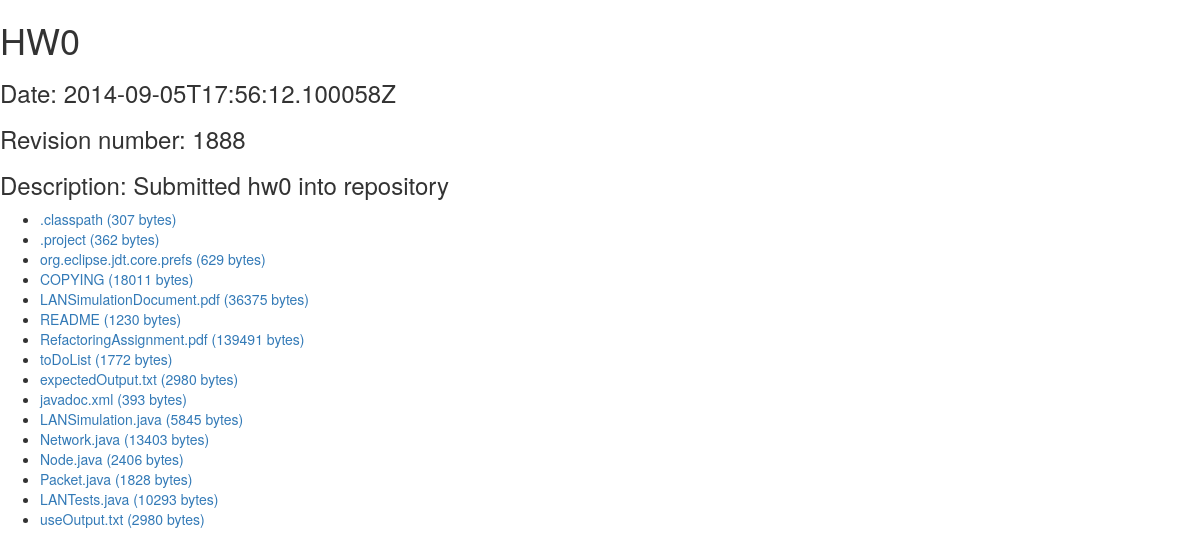
The page /cs242_svn/6/ on the database its author committed.
### cs242_svn/models.py (models this page shows, shortened)
class Project(models.Model):
    project_name = models.CharField(max_length=100)
    date = models.CharField(max_length=50)
    description = models.CharField(max_length=200)
    revision = models.CharField(max_length=10)

class SVNFile(models.Model):
    project = models.ForeignKey(Project)
    path = models.CharField(max_length=200)
    name = models.CharField(max_length=100)
    size = models.CharField(max_length=10)
    revision = models.CharField(max_length=10)
    author = models.CharField(max_length=50)
    date = models.CharField(max_length=50)

### cs242_svn/views.py (the view)
# urls.py: url(r'^(?P<project_id>\d+)/$', views.file_list_view, name='detail'),
def file_list_view(request, project_id):
    project = get_object_or_404(Project, pk=project_id)
    file_list = SVNFile.objects.filter(project=project)
    return render(request, 'cs242_svn/detail.html', {'file_list': file_list, 'project': project})

### cs242_svn/templates/cs242_svn/detail.html
{% load staticfiles %}
<link rel="stylesheet" type="text/css" href="https://maxcdn.bootstrapcdn.com/bootstrap/3.2.0/css/bootstrap.min.css" />
<h1>{{ project.project_name }}</h1>
<h3>Date: {{ project.date }}</h3>
<h3>Revision number: {{ project.revision }}</h3>
<h3>Description: {{ project.description }}</h3>
{% if file_list %}
    <ul>
    {% for file in file_list %}
        <li><a href="https://subversion.ews.illinois.edu/svn/fa14-cs242/zberman2/{{ file.path }}" target="_blank">{{ file.name }} ({{ file.size }} bytes)</a></li>
    {% endfor %}
    </ul>
{% else %}
    <p>No files are available.</p>
{% endif %}

### rows shown on the page
Project: project_name "HW0", date "2014-09-05T17:56:12.100058Z", revision "1888", description "Submitted hw0 into repository"
SVNFile: name ".classpath", size "307"
SVNFile: name ".project", size "362"
SVNFile: name "org.eclipse.jdt.core.prefs", size "629"
SVNFile: name "COPYING", size "18011"
SVNFile: name "LANSimulationDocument.pdf", size "36375"
SVNFile: name "README", size "1230"
SVNFile: name "RefactoringAssignment.pdf", size "139491"
SVNFile: name "toDoList", size "1772"
SVNFile: name "expectedOutput.txt", size "2980"
SVNFile: name "javadoc.xml", size "393"
SVNFile: name "LANSimulation.java", size "5845"
SVNFile: name "Network.java", size "13403"
SVNFile: name "Node.java", size "2406"
SVNFile: name "Packet.java", size "1828"
SVNFile: name "LANTests.java", size "10293"
SVNFile: name "useOutput.txt", size "2980"
